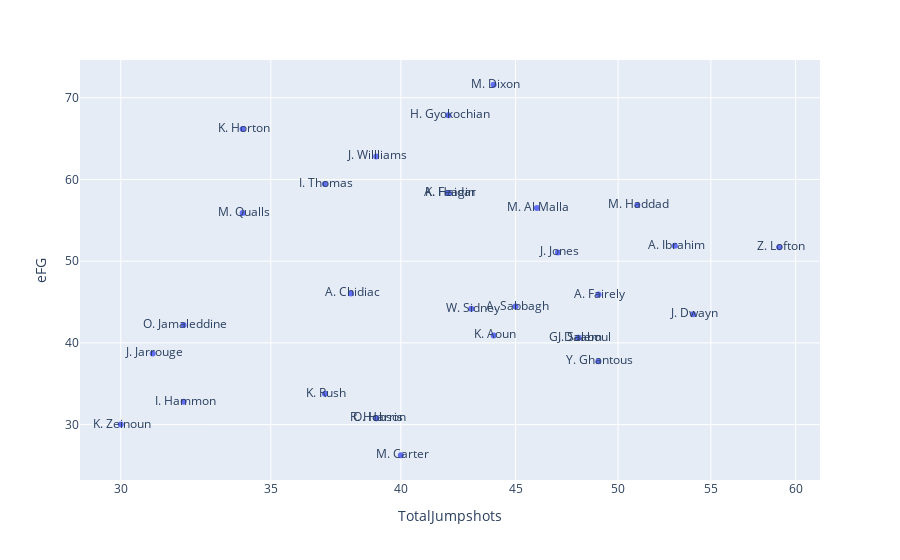

The code cell stored with this chart in its notebook:
### Code cell
import plotly.express as px
import pandas as pd
import matplotlib.pylab as plt
import seaborn as sns
fig = px.scatter(two_concated.head(30), x="TotalJumpshots", y="eFG",text="player"
	         ,log_x=True, size_max=60)
fig.show()

### Figure 1 — Plotly figure (JSON) as saved in the notebook; plotly's stock layout.template omitted (floating-point values rounded to 4 significant figures)
{"data": [{"hovertemplate": "TotalJumpshots=%{x}<br>eFG=%{y}<br>player=%{text}<extra></extra>", "legendgroup": "", "marker": {"color": "#636efa", "symbol": "circle"}, "mode": "markers+text", "name": "", "orientation": "v", "showlegend": false, "text": [" Z. Lofton", " J. Dwayn", " A. Ibrahim", " M. Haddad", " Y. Ghantous", " A. Fairely", " J. Salem", " G. Daaboul", " J. Jones", " M. Al Malla", " A. Sabbagh", " M. Dixon", " K. Aoun", " W. Sidney", " H. Gyokochian", " A. Haidar", " K. Feagin", " M. Carter", " O. Harris", " R. Hobson", " J. Willliams", " A. Chidiac", " I. Thomas", " K. Rush", " K. Horton", " M. Qualls", " I. Hammon", " O. Jamaleddine", " J. Jarrouge", " K. Zeinoun"], "type": "scatter", "x": [59, 54, 53, 51, 49, 49, 48, 48, 47, 46, 45, 44, 44, 43, 42, 42, 42, 40, 39, 39, 39, 38, 37, 37, 34, 34, 32, 32, 31, 30], "xaxis": "x", "y": [51.69, 43.52, 51.89, 56.86, 37.76, 45.92, 40.62, 40.62, 51.06, 56.52, 44.44, 71.59, 40.91, 44.19, 67.86, 58.33, 58.33, 26.25, 30.77, 30.77, 62.82, 46.05, 59.46, 33.78, 66.18, 55.88, 32.81, 42.19, 38.71, 30], "yaxis": "y"}], "layout": {"legend": {"tracegroupgap": 0}, "margin": {"t": 60}, "xaxis": {"anchor": "y", "domain": [0, 1], "title": {"text": "TotalJumpshots"}, "type": "log"}, "yaxis": {"anchor": "x", "domain": [0, 1], "title": {"text": "eFG"}}}}
